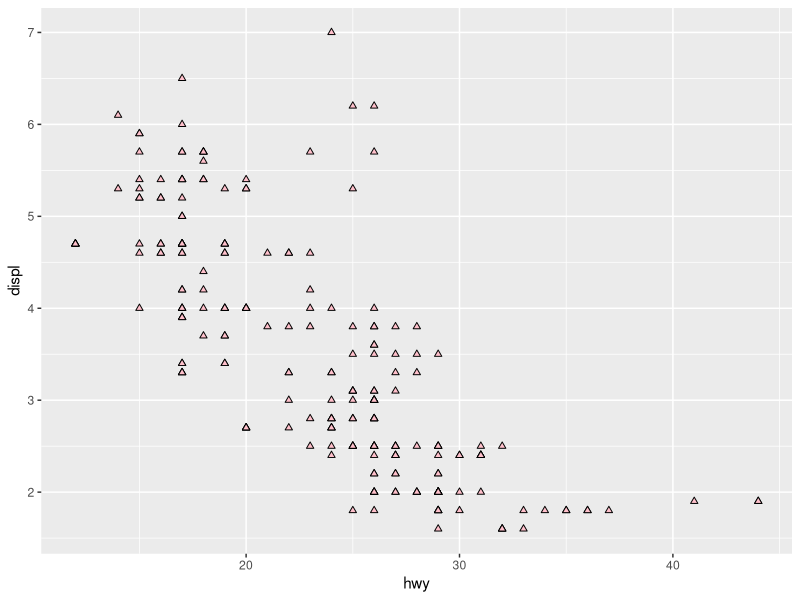
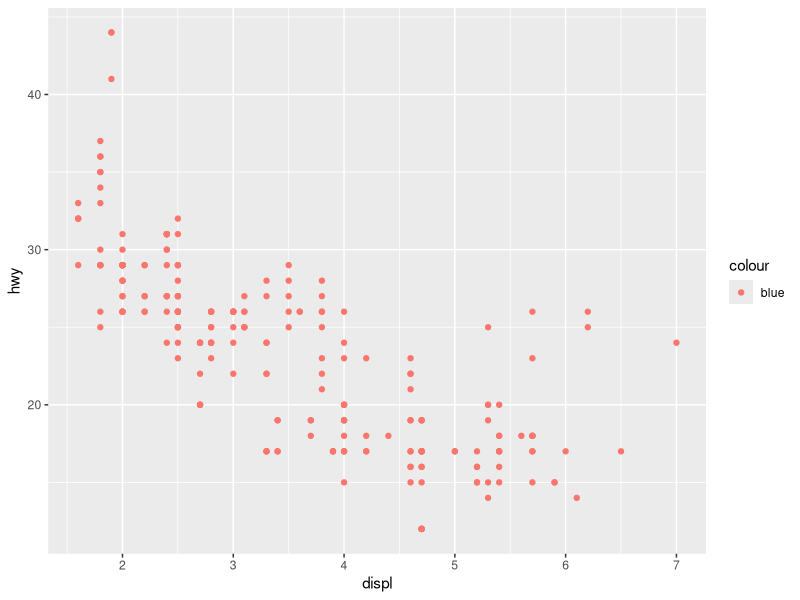
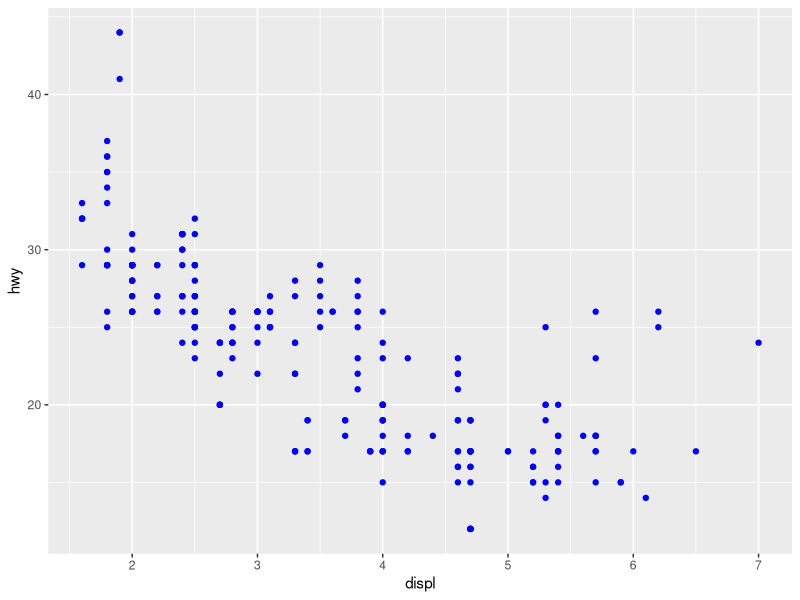
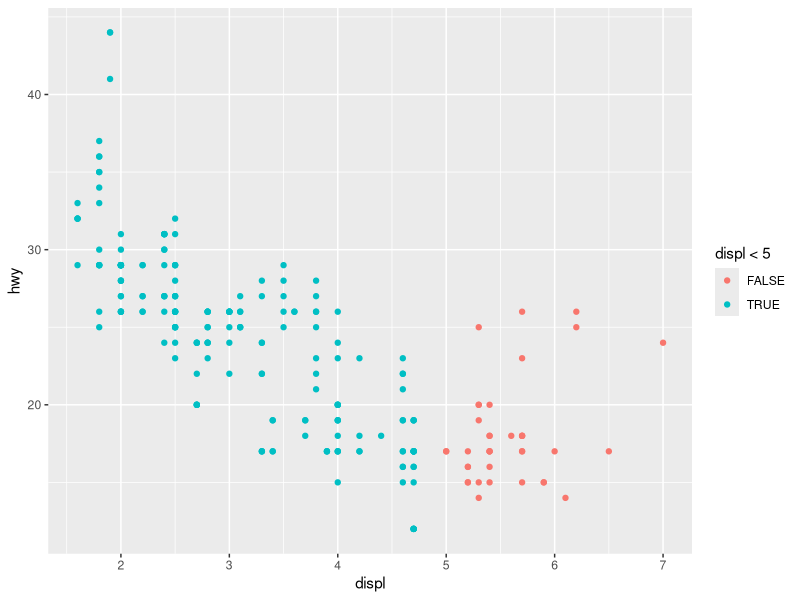

Here is the R script that generated these plots, in order:
## ---- chunk 1
#| output: false
# Loading Packages
library(tidyverse)
## ---- chunk 2
mpg |> ggplot(aes(x = hwy, y = displ)) +
    geom_point(shape = 24, fill = "pink")
## ---- chunk 3
ggplot(mpg) + 
  geom_point(aes(x = displ, y = hwy, color = "blue"))
## ---- chunk 4
ggplot(mpg) + 
  geom_point(aes(x = displ, y = hwy), color = "blue")
## ---- chunk 5
mpg |> ggplot() + 
  geom_point(aes(x = displ, y = hwy, color = displ < 5))
